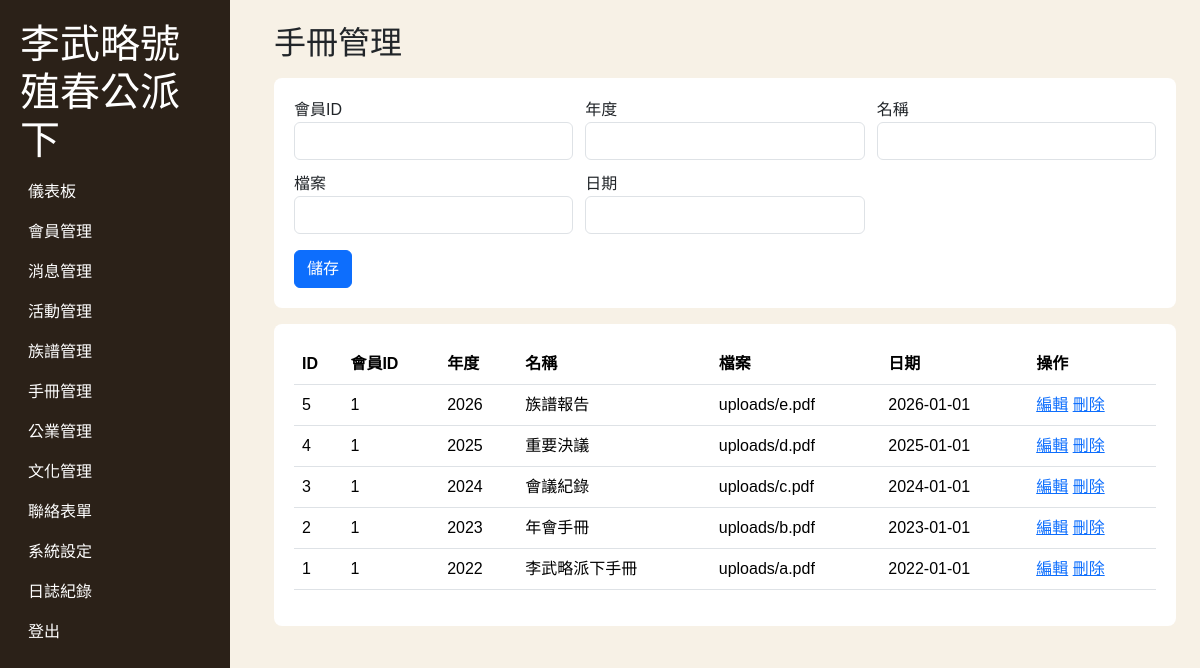
Page /backendok/manuals.php (signed in) on the committed database.
### tables this page shows
CREATE TABLE LEE_manuals (manual_id INT AUTO_INCREMENT PRIMARY KEY,member_id INT NULL,manual_year YEAR,title VARCHAR(160),file_url VARCHAR(500),upload_date DATE);

### backendok/config.php (called while the page is built, shortened)
<?php
function db(): PDO { static $pdo=null; if(!$pdo){ $pdo=new PDO('mysql:host='.DB_HOST.';dbname='.DB_NAME.';charset=utf8mb4',DB_USER,DB_PASS,[PDO::ATTR_ERRMODE=>PDO::ERRMODE_EXCEPTION,PDO::ATTR_DEFAULT_FETCH_MODE=>PDO::FETCH_ASSOC]); } return $pdo; }
function h($v): string { return htmlspecialchars((string)$v, ENT_QUOTES, 'UTF-8'); }

### backendok/manuals.php (the view, shortened to what this page needs)
<?php
require __DIR__.'/config.php'; require __DIR__.'/layout.php'; require_login();
$table='LEE_manuals'; $pk='manual_id'; $fields=['member_id', 'manual_year', 'title', 'file_url', 'upload_date']; $labels=['會員ID', '年度', '名稱', '檔案', '日期'];
$edit=null; if(isset($_GET['edit'])){ $st=db()->prepare('SELECT * FROM '.$table.' WHERE '.$pk.'=?'); $st->execute([$_GET['edit']]); $edit=$st->fetch(); }
$rows=db()->query('SELECT * FROM '.$table.' ORDER BY '.$pk.' DESC LIMIT 200')->fetchAll(); admin_header('手冊管理');
?><section class="panel"><form method="post"><input type="hidden" name="id" value="<?=h($edit[$pk]??'')?>"><div class="grid"><?php foreach($fields as $i=>$f): ?><label><?=h($labels[$i])?><input class="form-control" name="<?=h($f)?>" value="<?=h($edit[$f]??'')?>"></label><?php endforeach; ?></div><button class="btn btn-primary mt-3">儲存</button></form></section><section class="panel"><table class="table"><tr><th>ID</th><?php foreach($labels as $l) echo '<th>'.h($l).'</th>'; ?><th>操作</th></tr><?php foreach($rows as $r): ?><tr><td><?=h($r[$pk])?></td><?php foreach($fields as $f): ?><td><?=h($r[$f]??'')?></td><?php endforeach; ?><td><a href="?edit=<?=h($r[$pk])?>">編輯</a> <a href="?delete=<?=h($r[$pk])?>" onclick="return confirm('確定刪除?')">刪除</a></td></tr><?php endforeach; ?></table></section><?php admin_footer(); ?>

### backendok/assets/admin.css (style rules this page uses)
body { background:#f7f1e6;font-family:'Microsoft JhengHei',Arial,sans-serif }
.panel { background:#fff;border-radius:8px;padding:20px;margin:16px 0 }
.grid { display:grid;grid-template-columns:repeat(auto-fit,minmax(220px,1fr));gap:12px }

### rows in the picture
lee_manuals: manual_id "5", member "1", manual_year "2026", title "族譜報告", file_url "uploads/e.pdf", upload_date "2026-01-01"
lee_manuals: manual_id "4", member "1", manual_year "2025", title "重要決議", file_url "uploads/d.pdf", upload_date "2025-01-01"
lee_manuals: manual_id "3", member "1", manual_year "2024", title "會議紀錄", file_url "uploads/c.pdf", upload_date "2024-01-01"
lee_manuals: manual_id "2", member "1", manual_year "2023", title "年會手冊", file_url "uploads/b.pdf", upload_date "2023-01-01"
lee_manuals: manual_id "1", member "1", manual_year "2022", title "李武略派下手冊", file_url "uploads/a.pdf", upload_date "2022-01-01"

### other values in the picture
$l "儀表板"
$l "會員管理"
$l "消息管理"
$l "活動管理"
$l "族譜管理"
$l "手冊管理"
$l "公業管理"
$l "文化管理"
$l "聯絡表單"
$l "系統設定"
$l "日誌紀錄"
$title "手冊管理"
$labels[$i] "會員ID"
$labels[$i] "年度"
$labels[$i] "名稱"
